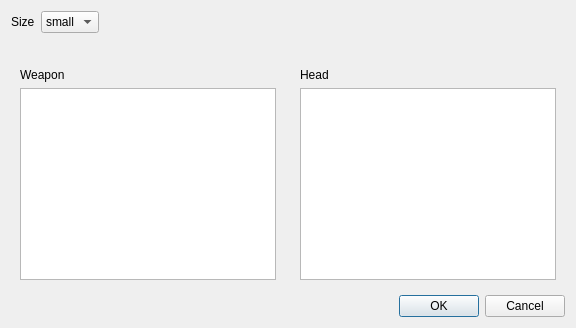
<?xml version="1.0" encoding="UTF-8"?>
<ui version="4.0">
 <class>PartsPicker</class>
 <widget class="QDialog" name="PartsPicker">
  <property name="windowTitle">
   <string>Choose an icon</string>
  </property>
  <layout class="QVBoxLayout" name="outer_layout">
   <item>
    <layout class="QHBoxLayout" name="top">
     <item>
      <widget class="QLabel" name="label_size">
       <property name="text">
        <string>Size</string>
       </property>
      </widget>
     </item>
     <item>
      <widget class="QComboBox" name="size_box">
       <item>
        <property name="text">
         <string>small</string>
        </property>
       </item>
       <item>
        <property name="text">
         <string>large</string>
        </property>
       </item>
      </widget>
     </item>
     <item>
      <spacer name="spacer_top">
       <property name="orientation">
        <enum>Qt::Orientation::Horizontal</enum>
       </property>
       <property name="sizeHint" stdset="0">
        <size>
         <width>40</width>
         <height>20</height>
        </size>
       </property>
      </spacer>
     </item>
    </layout>
   </item>
   <item>
    <widget class="QLabel" name="preview">
     <property name="alignment">
      <set>Qt::AlignmentFlag::AlignCenter</set>
     </property>
    </widget>
   </item>
   <item>
    <layout class="QHBoxLayout" name="lists">
     <item>
      <widget class="QWidget" name="column_weapons" native="true">
       <layout class="QVBoxLayout" name="layout_weapons">
        <item>
         <widget class="QLabel" name="label_weapon">
          <property name="text">
           <string>Weapon</string>
          </property>
         </widget>
        </item>
        <item>
         <widget class="QListWidget" name="weapons"/>
        </item>
       </layout>
      </widget>
     </item>
     <item>
      <widget class="QWidget" name="column_heads" native="true">
       <layout class="QVBoxLayout" name="layout_heads">
        <item>
         <widget class="QLabel" name="label_head">
          <property name="text">
           <string>Head</string>
          </property>
         </widget>
        </item>
        <item>
         <widget class="QListWidget" name="heads"/>
        </item>
       </layout>
      </widget>
     </item>
    </layout>
   </item>
   <item>
    <widget class="QDialogButtonBox" name="buttons">
     <property name="standardButtons">
      <set>QDialogButtonBox::StandardButton::Cancel|QDialogButtonBox::StandardButton::Ok</set>
     </property>
    </widget>
   </item>
  </layout>
 </widget>
 <resources/>
 <connections>
  <connection>
   <sender>buttons</sender>
   <signal>accepted()</signal>
   <receiver>PartsPicker</receiver>
   <slot>accept()</slot>
  </connection>
  <connection>
   <sender>buttons</sender>
   <signal>rejected()</signal>
   <receiver>PartsPicker</receiver>
   <slot>reject()</slot>
  </connection>
 </connections>
</ui>
